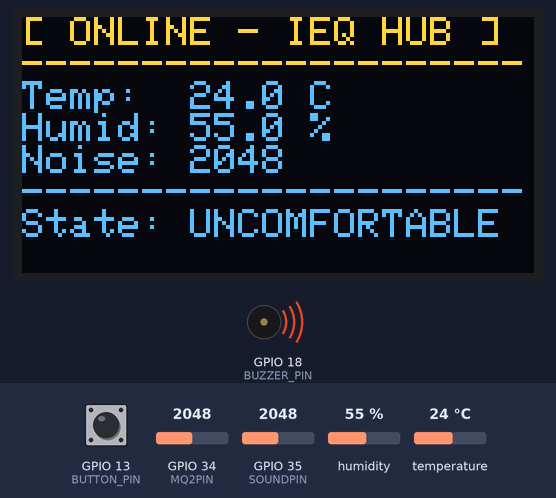
Bench run of a sketch on a simulated ESP32. On the bench: 128×64 one-colour display, buzzer (waves = sounding). Inputs (shaded band) come from the test bench; at power-on: GPIO 35 (SOUNDPIN) = 2048, GPIO 13 (BUTTON_PIN) HIGH, GPIO 34 (MQ2PIN) = 2048, humidity 55 %, temperature 24 °C. The OLED is the two-colour kind (top 16 rows yellow); WiFi joins after 1.5 s; servers stay silent unless stated; uploads are accepted with an empty reply; EEPROM starts erased; what the sketch prints to the serial monitor is not drawn.

Above: at 4.4 s.
4.7 s: GPIO 35 (SOUNDPIN) set to 555
At 7.3 s:
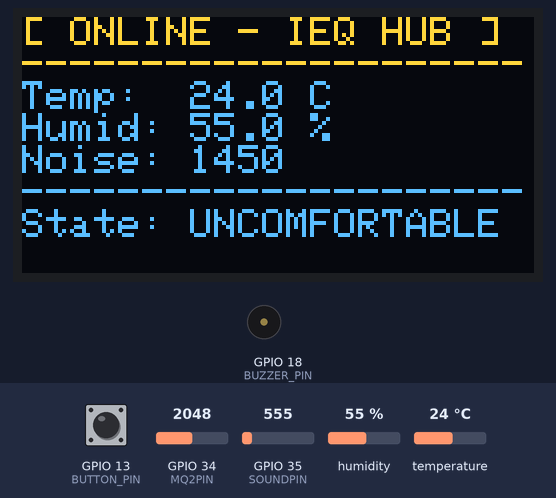
7.5 s: GPIO 35 (SOUNDPIN) set to 476
At 11.3 s:
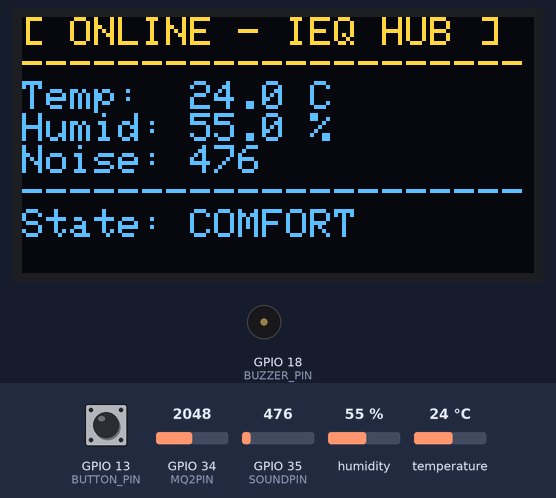
12.0 s: GPIO 13 (BUTTON_PIN) pulled LOW for 0.15 s
At 13.7 s:
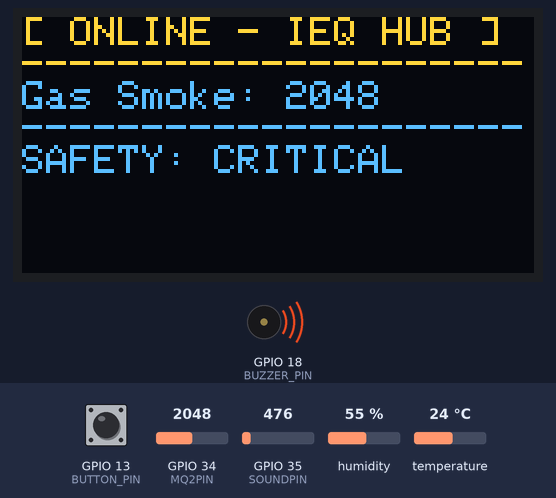
14.0 s: GPIO 34 (MQ2PIN) set to 318
At 17.7 s:
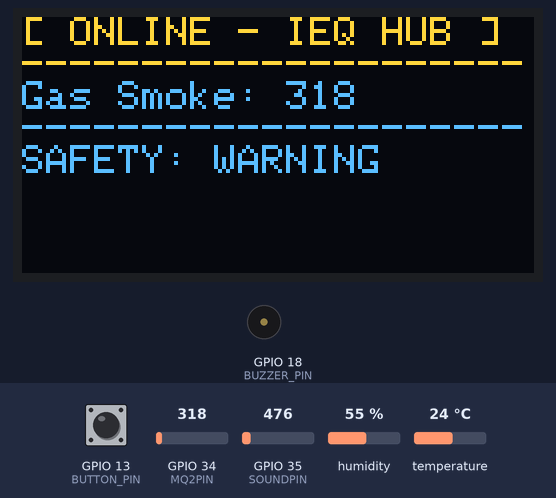
20.0 s: GPIO 34 (MQ2PIN) set to 281
At 22.5 s:
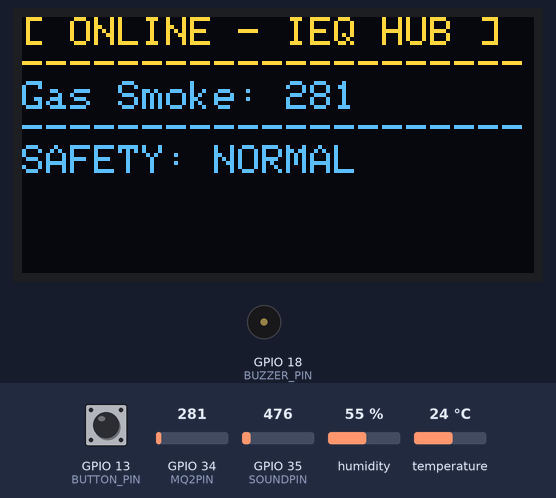
23.6 s: humidity set to 41 %
27.3 s: humidity set to 38 %
At 33.8 s:
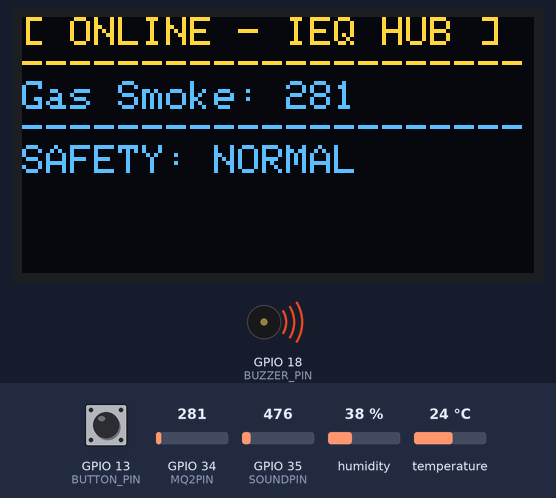
Timing chart, 0 to 34.5 s (numbered marks = the images above; inputs shaded):
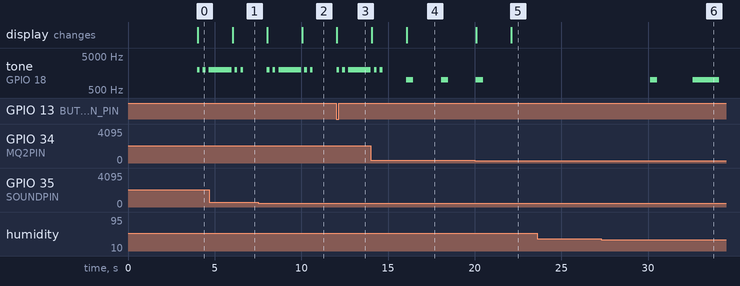

Measured:
- the behaviour switches between 501 and 500 on GPIO 35 (SOUNDPIN) (found by bisection; images 1 and 2)
- the behaviour switches between 301 and 300 on GPIO 34 (MQ2PIN) (found by bisection; images 4 and 5)
- the behaviour switches between 40 and 39 % on humidity (found by bisection; images 5 and 6)
- after the input at 4.7 s, the display: changes after 1.3 s (image 1)
- after the input at 7.5 s, the display: first changes after 0.54 s (image 2 shows a later state)
- after the input at 12.0 s, the display: changes after 0.06 s (image 3)
- after the input at 14.0 s, the display: first changes after 0.07 s (image 4 shows a later state)
- after the input at 20.0 s, tone on GPIO 18 (BUZZER_PIN): goes on until 20.5 s, then stays silent; the display: first changes after 0.10 s (image 5 shows a later state)
- after the input at 23.6 s, every drawn part: stays the same
- after the input at 27.3 s, tone on GPIO 18 (BUZZER_PIN): silent → 1000 Hz after 2.8 s, → silent 0.42 s later, → 1000 Hz 2.0 s later, → silent 1.5 s later

The sketch:

FA_SmartIndoor.ino
```cpp
#include <WiFi.h>
#include <HTTPClient.h>
#include <Wire.h>
#include <Adafruit_GFX.h>
#include <Adafruit_SSD1306.h>
#include <DHT.h>
#include <ArduinoJson.h>
#include <Preferences.h>

// ==========================================
// PIN CONFIGURATION
// ==========================================
#define DHTPIN 4
#define DHTTYPE DHT11
#define MQ2PIN 34
#define SOUNDPIN 35
#define BUTTON_PIN 13
#define BUZZER_PIN 18

#define SCREEN_WIDTH 128
#define SCREEN_HEIGHT 64
#define OLED_RESET -1

DHT dht(DHTPIN, DHTTYPE);
Adafruit_SSD1306 display(SCREEN_WIDTH, SCREEN_HEIGHT, &Wire, OLED_RESET);
Preferences preferences;

// ==========================================
// NETWORK CONFIGURATION
// ==========================================
const char* STATION_SSID = "HONOR X9c Smart";
const char* STATION_PASSWORD = "blablabla";
const char* serverBaseUrl = "http://10.95.162.48:3000";

String deviceId = "ESP32_ROOM_1";
String alertMode = "AUTO";
float tempThreshold = 30.0f;
float humidityMin = 40.0f;
float humidityMax = 70.0f;
int noiseThreshold = 500;
int gasWarningThreshold = 300;
int gasCriticalThreshold = 500;
int uploadInterval = 10;

// Data Array Averaging Ring Buffer
const int TotalReadingsCount = 10;
float arrayTemp[TotalReadingsCount];
float arrayHumid[TotalReadingsCount];
int arraySound[TotalReadingsCount];
int arrayGas[TotalReadingsCount];
int indexPosition = 0;
bool collectionFilled = false;

float averageTemp = 0.0f;
float averageHumid = 0.0f;
int averageSound = 0;
int averageGas = 0;

unsigned long lastAverageMillis = 0;
unsigned long lastSettingsDownloadMillis = 0;
unsigned long lastUploadTime = 0;
unsigned long lastButtonPress = 0;
int displayMode = 0;

int buzzerSequenceStep = 0;
unsigned long lastBuzzerActionMillis = 0;

TaskHandle_t UploadTaskHandle = NULL;

void calculateAverages();
void readSensors();
void updateBuzzer();
void updateOLED();
bool downloadSettings();
void saveSettings();
void loadCachedSettings();
bool evaluateComfort();
String evaluateSafety();
void maintainWiFi();
void telemetryWorkerTask(void *pvParameters);

void setup() {
  Serial.begin(115200);
  pinMode(BUTTON_PIN, INPUT_PULLUP);
  pinMode(BUZZER_PIN, OUTPUT);
  digitalWrite(BUZZER_PIN, LOW);

  dht.begin();

  // Initializing the Wire interface explicitly to guarantee correct screen allocation boundaries
  if (!display.begin(SSD1306_SWITCHCAPVCC, 0x3C)) {
    Serial.println(F("SSD1306 allocation failed"));
  }
  display.clearDisplay();
  display.setTextSize(1);
  display.setTextColor(SSD1306_WHITE);
  display.setCursor(0, 0);
  display.println(F("Syncing System..."));
  display.display();

  loadCachedSettings();

  WiFi.begin(STATION_SSID, STATION_PASSWORD);
  Serial.print(F("Connecting to WiFi"));
  while (WiFi.status() != WL_CONNECTED) {
    delay(500);
    Serial.print(F("."));
  }
  Serial.println(F("\nWiFi Connected successfully!"));

  downloadSettings();

  xTaskCreatePinnedToCore(telemetryWorkerTask, "TelemetryTask", 8192, NULL, 1, &UploadTaskHandle, 1);
}

void loop() {
  unsigned long currentMillis = millis();

  readSensors();
  if (currentMillis - lastAverageMillis >= 1000) {
    calculateAverages();
    lastAverageMillis = currentMillis;
  }

  if (digitalRead(BUTTON_PIN) == LOW) {
    if (currentMillis - lastButtonPress >= 250) {
      displayMode = (displayMode + 1) % 2;
      lastButtonPress = currentMillis;
    }
  }

  maintainWiFi();

  // Checks server configuration updates dynamically every 2 seconds
  if (currentMillis - lastSettingsDownloadMillis >= 2000) {
    lastSettingsDownloadMillis = currentMillis;
    downloadSettings();
  }

  updateBuzzer();
  updateOLED();

  if (currentMillis - lastUploadTime >= ((unsigned long)uploadInterval * 1000)) {
    lastUploadTime = currentMillis;
    if (UploadTaskHandle != NULL) {
      xTaskNotifyGive(UploadTaskHandle);
    }
  }
}

void readSensors() {
  float currentT = dht.readTemperature();
  float currentH = dht.readHumidity();
  if (!isnan(currentT)) arrayTemp[indexPosition] = currentT;
  if (!isnan(currentH)) arrayHumid[indexPosition] = currentH;
  arraySound[indexPosition] = analogRead(SOUNDPIN);
  arrayGas[indexPosition] = analogRead(MQ2PIN);

  indexPosition++;
  if (indexPosition >= TotalReadingsCount) {
    indexPosition = 0;
    collectionFilled = true;
  }
}

void calculateAverages() {
  int bounds = collectionFilled ? TotalReadingsCount : indexPosition;
  if (bounds == 0) return;
  float sumT = 0, sumH = 0; long sumS = 0, sumG = 0;
  for (int i = 0; i < bounds; i++) {
    sumT += arrayTemp[i]; sumH += arrayHumid[i]; sumS += arraySound[i]; sumG += arrayGas[i];
  }
  averageTemp = sumT / bounds;
  averageHumid = sumH / bounds;
  averageSound = (int)(sumS / bounds);
  averageGas = (int)(sumG / bounds);
}

void maintainWiFi() {
  if (WiFi.status() != WL_CONNECTED) {
    WiFi.disconnect();
    WiFi.begin(STATION_SSID, STATION_PASSWORD);
    int attempts = 0;
    while (WiFi.status() != WL_CONNECTED && attempts < 10) { delay(500); attempts++; }
  }
}

bool downloadSettings() {
  if (WiFi.status() != WL_CONNECTED) return false;

  HTTPClient http;
  String endpoint = String(serverBaseUrl) + "/api/settings?device_id=" + deviceId;
  http.begin(endpoint);
  http.setTimeout(3000);

  int httpResponseCode = http.GET();
  if (httpResponseCode != HTTP_CODE_OK) {
    http.end();
    return false;
  }

  StaticJsonDocument<768> doc;
  DeserializationError error = deserializeJson(doc, http.getStream());
  if (error) {
    Serial.print(F("JSON Parse Fault: "));
    Serial.println(error.f_str());
    http.end();
    return false;
  }
  http.end();

  // Safely map across both variable names to ensure the thresholds update flawlessly
  if (doc.containsKey("temp_threshold")) tempThreshold = doc["temp_threshold"].as<float>();
  if (doc.containsKey("humidity_min")) humidityMin = doc["humidity_min"].as<float>();
  if (doc.containsKey("humidity_max")) humidityMax = doc["humidity_max"].as<float>();
  if (doc.containsKey("noise_threshold")) noiseThreshold = doc["noise_threshold"].as<int>();

  if (doc.containsKey("gas_warning_threshold")) gasWarningThreshold = doc["gas_warning_threshold"].as<int>();
  else if (doc.containsKey("gas_warning")) gasWarningThreshold = doc["gas_warning"].as<int>();

  if (doc.containsKey("gas_critical_threshold")) gasCriticalThreshold = doc["gas_critical_threshold"].as<int>();
  else if (doc.containsKey("gas_critical")) gasCriticalThreshold = doc["gas_critical"].as<int>();

  if (doc.containsKey("upload_interval")) {
    uploadInterval = doc["upload_interval"].as<int>();
    if (uploadInterval < 2) uploadInterval = 2;
  }
  if (doc.containsKey("alert_mode")) {
    String serverAlertMode = doc["alert_mode"].as<const char*>();
    serverAlertMode.toUpperCase();
    if (serverAlertMode == "AUTO" || serverAlertMode == "MUTE") alertMode = serverAlertMode;
  }

  Serial.printf("Config Synchronized -> Temp Thresh: %.1f, Gas Warning: %d, Gas Critical: %d\n",
                tempThreshold, gasWarningThreshold, gasCriticalThreshold);

  saveSettings();
  return true;
}

void saveSettings() {
  preferences.begin("ieq_config", false);
  preferences.putFloat("tThresh", tempThreshold);
  preferences.putFloat("hMin", humidityMin);
  preferences.putFloat("hMax", humidityMax);
  preferences.putInt("nThresh", noiseThreshold);
  preferences.putInt("gWarn", gasWarningThreshold);
  preferences.putInt("gCrit", gasCriticalThreshold);
  preferences.putInt("uInterval", uploadInterval);
  preferences.putString("aMode", alertMode);
  preferences.end();
}

void loadCachedSettings() {
  preferences.begin("ieq_config", true);
  tempThreshold = preferences.getFloat("tThresh", 30.0f);
  humidityMin = preferences.getFloat("hMin", 40.0f);
  humidityMax = preferences.getFloat("hMax", 70.0f);
  noiseThreshold = preferences.getInt("nThresh", 500);
  gasWarningThreshold = preferences.getInt("gWarn", 300);
  gasCriticalThreshold = preferences.getInt("gCrit", 500);
  uploadInterval = preferences.getInt("uInterval", 10);
  alertMode = preferences.getString("aMode", "AUTO");
  preferences.end();
}

// FIXED: Removed the faulty `averageTemp >= 20.0f` hardcoded lower lockout check
bool evaluateComfort() {
  return (averageTemp <= tempThreshold &&
          averageHumid >= humidityMin &&
          averageHumid <= humidityMax &&
          averageSound <= noiseThreshold);
}

String evaluateSafety() {
  if (averageGas > gasCriticalThreshold) return "CRITICAL";
  if (averageGas > gasWarningThreshold) return "WARNING";
  return "NORMAL";
}

void updateBuzzer() {
  unsigned long now = millis();
  String safetyStatus = evaluateSafety();
  bool comfortStatus = evaluateComfort();

  // If Muted or if conditions are clean and comfortable, stop beeping entirely!
  if (alertMode != "AUTO" || (safetyStatus == "NORMAL" && comfortStatus)) {
    noTone(BUZZER_PIN);
    buzzerSequenceStep = 0;
    return;
  }

  if (safetyStatus == "CRITICAL") {
    if (buzzerSequenceStep == 0) { tone(BUZZER_PIN, 2000); lastBuzzerActionMillis = now; buzzerSequenceStep = 1; }
    else if (buzzerSequenceStep == 1 && (now - lastBuzzerActionMillis >= 150)) { noTone(BUZZER_PIN); lastBuzzerActionMillis = now; buzzerSequenceStep = 2; }
    else if (buzzerSequenceStep == 2 && (now - lastBuzzerActionMillis >= 150)) { buzzerSequenceStep = 0; }
  } else {
    int intervalTime = (safetyStatus == "WARNING") ? 1000 : 2000;
    if (buzzerSequenceStep == 0) { tone(BUZZER_PIN, 1000); lastBuzzerActionMillis = now; buzzerSequenceStep = 1; }
    else if (buzzerSequenceStep == 1 && (now - lastBuzzerActionMillis >= 400)) { noTone(BUZZER_PIN); lastBuzzerActionMillis = now; buzzerSequenceStep = 2; }
    else if (buzzerSequenceStep == 2 && (now - lastBuzzerActionMillis >= intervalTime)) { buzzerSequenceStep = 0; }
  }
}

void updateOLED() {
  display.clearDisplay();
  display.setCursor(0, 0);

  display.println(WiFi.status() == WL_CONNECTED ? "[ ONLINE - IEQ HUB ]" : "[ OFFLINE SYNC.. ]");
  display.println("---------------------");

  if (displayMode == 0) {
    display.print("Temp:  "); display.print(averageTemp, 1); display.println(" C");
    display.print("Humid: "); display.print(averageHumid, 1); display.println(" %");
    display.print("Noise: "); display.println(averageSound);
    display.println("---------------------");
    display.print("State: "); display.println(evaluateComfort() ? "COMFORT" : "UNCOMFORTABLE");
  } else {
    display.print("Gas Smoke: "); display.println(averageGas);
    display.println("---------------------");
    display.print("SAFETY: "); display.println(evaluateSafety());
  }
  display.display();
}

void telemetryWorkerTask(void *pvParameters) {
  while (true) {
    ulTaskNotifyTake(pdTRUE, portMAX_DELAY);
    if (WiFi.status() == WL_CONNECTED) {
      HTTPClient http;
      http.begin(String(serverBaseUrl) + "/api/sensor-data");
      http.addHeader("Content-Type", "application/json");

      StaticJsonDocument<256> outDoc;
      outDoc["device_id"] = deviceId;
      outDoc["temperature"] = averageTemp;
      outDoc["humidity"] = averageHumid;
      outDoc["sound_level"] = averageSound;
      outDoc["air_quality"] = averageGas;

      String body; serializeJson(outDoc, body);
      http.POST(body); http.end();
    }
  }
}
```
